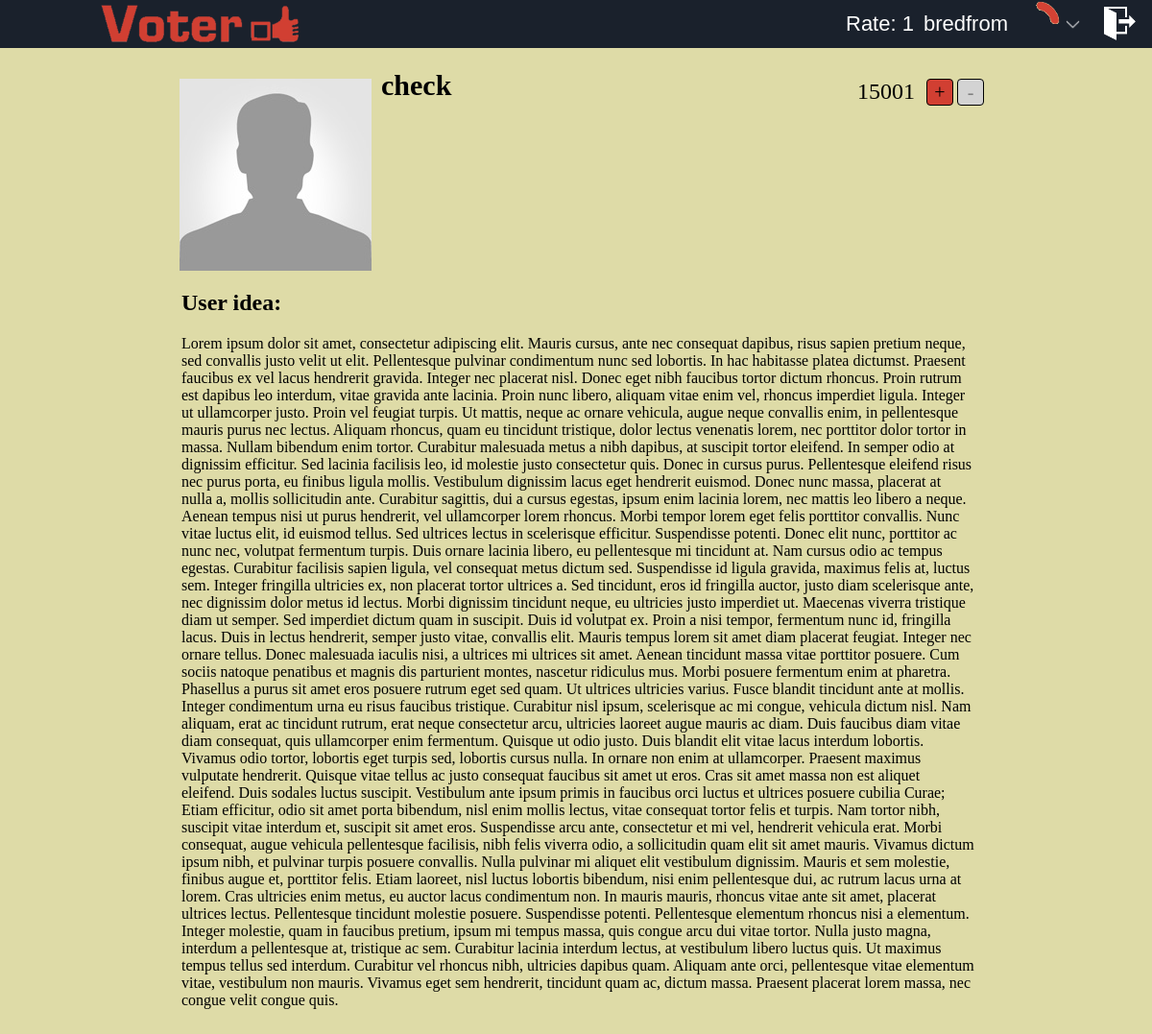
The app's page /profile.php?view=check (signed in) with its own data.
### tables this page shows
CREATE TABLE `users` (
  `name` varchar(16) NOT NULL,
  `pass` varchar(128) DEFAULT NULL,
  `rate` int(11) NOT NULL,
  `avatar` varchar(30) NOT NULL
);

CREATE TABLE `profiles` (
  `name` varchar(16) NOT NULL,
  `text` text NOT NULL
);

### functions.php (called while the page is built, shortened)
<?php
require_once "connection.php";
$connection=new mysqli($h_name,$u_name,$h_password,$database);
function sanitizeString($var){
    global $connection;
    $var=strip_tags($var);
    $var=htmlentities($var);
    $var=stripcslashes($var);
    return $connection->real_escape_string($var);
}

### profile.php (the view, shortened to what this page needs)
<?php
require_once "header.php";
echo "<div class='main-wrapper'>";
if(isset($_GET['view'])){
$view=sanitizeString($_GET['view']);
if($view!=$user){
    echo "<div class='main-wrapper'>";
    if(isset($_COOKIE['user']))
        $user=$_COOKIE['user'];
    $result=$connection->query("SELECT * FROM users WHERE name='$view'");
        $row=$result->fetch_array(MYSQLI_ASSOC);
        if(isset($user)){
            $result1=$connection->query("SELECT vote FROM votes WHERE recip='$row[name]' AND voter='$user'");
            $row1=$result1->fetch_array(MYSQLI_ASSOC);
        }
        $result2=$connection->query("SELECT text FROM profiles WHERE name='$row[name]'");
        $row2=$result2->fetch_array(MYSQLI_ASSOC);
        if($row['avatar']==""){
            $row['avatar']="images/zaglyshka.jpg";
        }
        echo <<<_END
<div class="partic-item no-border">
<img src="$row[avatar]">
<div class="partic-name"><a href='profile.php?view=$row[name]'>$row[name]</a></div>
<div class="vote-area">
_END;
        if(isset($user)){
            if($row1['vote']==1) {
                echo <<<_END
        <a href="#" id="$row[name]" class="prof-button blocked">+</a>
        <a href="#" id="$row[name]" class="prof-button">-</a>
_END;
            }elseif($row1['vote']==0 && $row1['vote']!=NULL){
                echo <<<_END
    <a href="#" id="$row[name]"  class="prof-button">+</a>
        <a href="#" id="$row[name]"  class="prof-button blocked">-</a>
_END;
            }elseif($row['name']!=$user){
                echo <<<_END
        <a href="#" id="$row[name]"  class="prof-button">+</a>
        <a href="#" id="$row[name]"  class="prof-button">-</a>
_END;
            }else{
                echo <<<_END
        <a href="#" id="$row[name]"  class="prof-button blocked">+</a>
        <a href="#" id="$row[name]"  class="prof-button blocked">-</a>
_END;
            };
        };
        echo "</div>";
        echo <<<_END
<div class="rate-area">$row[rate]</div>
<div class="partic-text">
<h2>User idea:</h2>
$row2[text]
</div>
</div>
_END;
}
}else{
   echo "<div class='error-page'><img src='images/smiley_sad_lock.png' alt=''>Try to not hack.</div>";
}
    echo "</div>";
echo "</div>";

### header.php (shortened to what this page needs)
<?php
require_once "functions.php";
$img="images/zaglyshka.jpg";
if(isset($_SESSION['rate']) && isset($_SESSION['img'])) {
    $rate = $_SESSION['rate'];
    if($_SESSION['img']!="")
    $img = $_SESSION['img'];
}
if(isset($_COOKIE['user'])){
    $user=$_SESSION['user']=$_COOKIE['user'];
    $result=$connection->query("SELECT * FROM users WHERE name='$user'");
    $row=$result->fetch_array(MYSQLI_ASSOC);
    $rate=$_SESSION['rate']=$row['rate'];
    if($row['avatar']!='')
    $img=$_SESSION['img']=$row['avatar'];
}
if(isset($_SESSION['user'])){
    $user=$_SESSION['user'];
    $loggedin=true;
}else{
    $loggedin=false;
}
?>
<!DOCTYPE html>
<html>
<head>
    <link rel="stylesheet" href="styles/style.css">
</head>
<body>
<header>
    <div class="logo-area"><a href="http://localhost/people_of_internet/"><img src="images/logo.png" alt=""></a></div>
    <div class="menu-area">
    <?php
if(!$loggedin){
  echo  <<< _END
  <ul class="top-menu"><li class="menu-item"><a class="open_window" href="#">Log In</a></li></ul>
_END;
    }else{
  echo  <<< _END
 <div class="logged-profile open_window">
  <div id="rating">Rate: $rate</div>
  <div id="u-name-top">$user</div>
 <img id="small-ava" src="$img">
 <div class='arrow-down'><img src="images/down-arrow.png"></div>
 </div>
<div id="exit"><a href='logout.php'></a><div>
_END;
} ?>
    </div>
</header>

### styles/style.css (style rules this page uses)
body { margin: 0; padding:0; background-color: #DEDBA7; min-width: 750px; }
header { height:50px; background-color: #1A212C; }
header .logo-area img { height:50px; width:auto; float:left; }
header .logo-area { margin-left:100px; }
header .menu-area { float:right; }
.logged-profile #small-ava { display:block; border:1px solid transparent; border-radius: 25px; width:48px; height:48px; margin:0; }
.logged-profile { float:left; height:50px; font-size:22px; font-weight:500; font-family:sans-serif; margin-right:20px; cursor: pointer; transition:all 0.5s }
.logged-profile div { margin:0 5px; }
.logged-profile .arrow-down img { width:15px; height:auto; position: relative; top:18px; }
.logged-profile #rating,.logged-profile #u-name-top { height:50px; line-height:50px; color:white; }
.logged-profile div,.logged-profile img,.logged-profile div img { float:left; }
#exit { width:50px; height:50px; float:left; }
#exit a { float:right; padding:5px; width:25px; height:25px; margin-right:16px; margin-top:7px; -webkit-background-size:50px 50px; background-size:35px 35px; background-image: url("../images/exit1.png"); }
.main-wrapper { width:850px; margin:20px auto; min-width: 850px; min-height: 1000px; }
.main-wrapper .partic-item { width:850px; border:1px solid grey; margin:10px 0; padding:2px; -webkit-border-radius:10px; -moz-border-radius:10px; border-radius:10px; }
.main-wrapper .partic-item img { width:200px; height:200px; float:left; margin:10px; }
.main-wrapper .partic-item .partic-name { float:left; font-size:30px; font-weight:700; }
.main-wrapper .partic-item .partic-name a { text-decoration: none; color:black; }
.main-wrapper .partic-item .rate-area { float:right; font-size:24px; margin:10px; }
.main-wrapper .partic-item .vote-area { float:right; }
.main-wrapper .partic-item .partic-text { clear:both; height:200px; margin:0 12px; }
.main-wrapper .partic-item .partic-text h2 { padding-top:10px; }
.blocked { pointer-events: none; cursor: default; background-color: lightgrey !important; color:grey !important; }
.prof-button { padding:4px; display:block; float:left; font-size:20px; text-decoration: none; color:black; background-color: #D13F32; margin:10px 2px 0 2px; border-radius:4px; height:18px; width:18px; line-height:18px; border:1px solid black; text-align: center; transition:all 0.5s; }
.no-border { border:none !important; }

### records on screen
users: rate "1", avatar (picture)
users: name "check", rate "15001"
profiles: text "Lorem ipsum dolor sit amet, consectetur adipiscing elit. Mauris cursus, ante nec consequat dapibus, risus sapien pretium neque, sed convallis justo velit ut elit. Pellentesque pulvinar condimentum nunc sed lobortis. In hac habitasse platea dictumst. Praesent faucibus ex vel lacus hendrerit gravida. Integer nec placerat nisl. Donec eget nibh faucibus tortor dictum rhoncus. Proin rutrum est dapibus leo interdum, vitae gravida ante lacinia. Proin nunc libero, aliquam vitae enim vel, rhoncus imperdiet ligula. Integer ut ullamcorper justo. Proin vel feugiat turpis. Ut mattis, neque ac ornare vehicula, augue neque convallis enim, in pellentesque mauris purus nec lectus. Aliquam rhoncus, quam eu…"

### other values on screen
$user "bredfrom"
